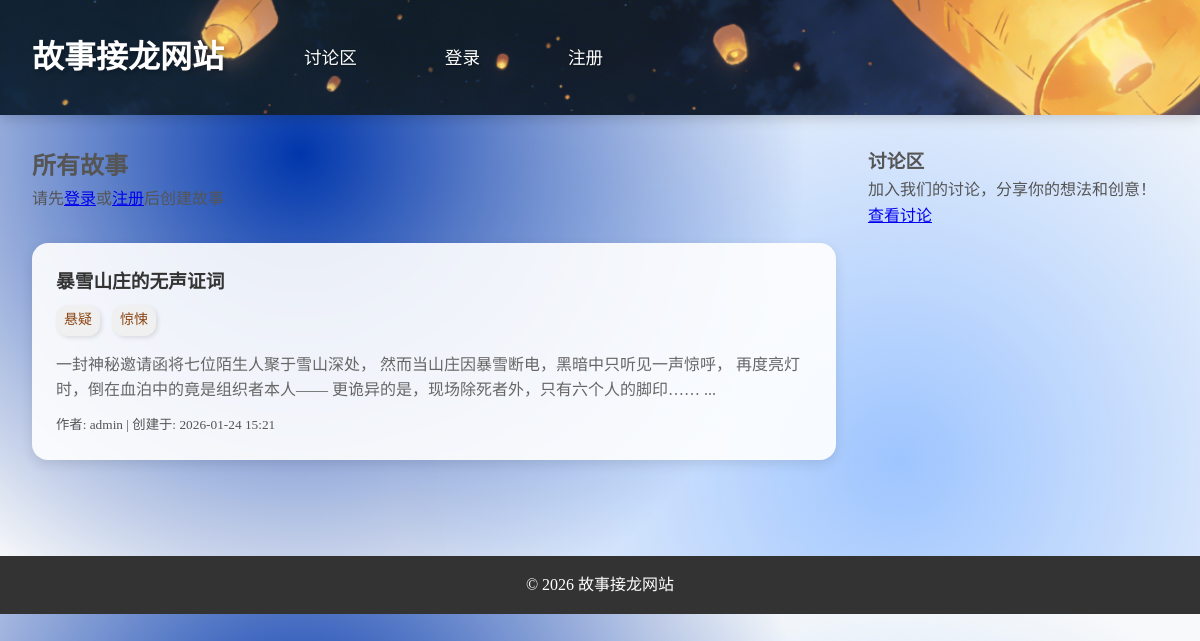
The page / on the database its author committed.
### database.py (models this page shows)
class StoryDB(Base):
    __tablename__ = "stories"
    id = Column(Integer, primary_key=True, index=True)
    title = Column(String(200), nullable=False)
    content = Column(Text, nullable=False)
    author_id = Column(Integer, ForeignKey("users.id"), nullable=False)
    tags = Column(String(200), default="")
    created_at = Column(DateTime, default=datetime.now)
    updated_at = Column(DateTime, default=datetime.now)
    author = relationship("UserDB", back_populates="stories")
    chapters = relationship("StoryChapterDB", back_populates="story")

### main.py (the view)
@app.get("/", response_class=HTMLResponse)
async def read_root(request: Request, db: Session = Depends(get_db)):
    stories = get_all_stories(db)
    discussions = get_all_discussions(db)
    current_user = await get_current_user(request, db)
    from crud import get_user_by_id
    story_with_authors = []
    for story in stories:
        author = get_user_by_id(db, story.author_id)
        story.author_name = author.username if author else "未知作者"
        story.content_html = generate_story_excerpt(story.content)
        story.tags = [tag.strip() for tag in story.tags.split(',') if tag.strip()]
        story_with_authors.append(story)
    return templates.TemplateResponse(
        "index.html",
        {
            "request": request,
            "stories": story_with_authors,
            "discussions": discussions,
            "current_user": current_user
        }
    )

### templates/index.html (shortened to what this page needs)
{% extends "base.html" %}
{% block content %}
    <div class="main-content">
        <section class="create-story-link">
            <h2>所有故事</h2>
            {% if current_user %}
                <p><a href="/create-story" class="create-story-btn">创建新故事</a></p>
            {% else %}
                <p>请先<a href="/login">登录</a>或<a href="/register">注册</a>后创建故事</p>
            {% endif %}
        </section>
        <section class="story-list">
            {% if stories %}
                <ul>
                    {% for story in stories %}
                        <li>
                            <h3><a href="/stories/{{ story.id }}">{{ story.title }}</a></h3>
                            {% if story.tags %}
                                <div class="story-tags">
                                    {% for tag in story.tags %}
                                        <span class="tag">{{ tag }}</span>
                                    {% endfor %}
                                </div>
                            {% endif %}
                            <div class="story-excerpt">{{ story.content_html|safe }}</div>
                            <small>作者: {{ story.author_name }} | 创建于: {{ story.created_at.strftime('%Y-%m-%d %H:%M') }}</small>
                        </li>
                    {% endfor %}
                </ul>
            {% else %}
                <p>还没有故事，快来创建第一个故事吧！</p>
            {% endif %}
        </section>
    </div>
    <aside class="sidebar">
        <div class="discussion-card">
            <h3>讨论区</h3>
            <p>加入我们的讨论，分享你的想法和创意！</p>
            <div class="view-all-discussions">
                <a href="/discussions" class="btn-primary">查看讨论</a>
            </div>
        </div>
    </aside>
{% endblock %}

### static/css/styles.css (style rules this page uses)
* { margin: 0; padding: 0; box-sizing: border-box; }
body { font-family: Arial, sans-serif; line-height: 1.6; color: #333; background-color: #f4f4f4; }
.story-list { margin-top: 2rem; }
.story-list ul { list-style: none; }
.story-list li { background-color: #fff; padding: 1.5rem; border-radius: 5px; box-shadow: 0 2px 5px rgba(0, 0, 0, 0.1); margin-bottom: 1rem; }
.story-list li h3 { margin-bottom: 0.5rem; }
.story-list li a { color: #333; text-decoration: none; }

### templates/base.html (style rules this page uses)
* { margin: 0; padding: 0; box-sizing: border-box; }
body { font-family: 'Comic Sans MS', 'Chalkboard SE', 'Marker Felt', cursive; line-height: 1.6; color: #555; background-color: #f8f9fa; background-image: radial-gradient(circle at 25% 25%, #0036ab 0%, transparent 50%), radial-gradient(circle at 75% 75%, #9ec5ff 0%, transparent 50%); background-size: 100%; }
.main-content { flex: 1; }
.sidebar { width: 300px; flex-shrink: 0; }
.tag { display: inline-block; background-color: #ffd1dc; border-radius: 20px; padding: 6px 14px; margin-right: 8px; margin-bottom: 8px; font-size: 14px; color: #8b4513; text-decoration: none; box-shadow: 2px 2px 4px rgba(0, 0, 0, 0.1); transition: all 0.3s ease; }
.story-list ul { list-style: none; }
.story-list li { margin-bottom: 2rem; padding: 1.5rem; background-color: rgba(255, 255, 255, 0.9); border-radius: 16px; box-shadow: 0 4px 12px rgba(0, 0, 0, 0.1); transition: all 0.3s ease; }
.story-list h3 { margin-bottom: 0.5rem; color: #ff6b6b; }
.story-excerpt { margin: 0.5rem 0; color: #666; }
.tag { display: inline-flex; align-items: center; background-color: #f0f0f0; border-radius: 12px; padding: 4px 8px; font-size: 14px; }

### rows shown on the page
StoryDB: title "暴雪山庄的无声证词", tags "悬疑" "惊悚", content_html "一封神秘邀请函将七位陌生人聚于雪山深处， 然而当山庄因暴雪断电，黑暗中只听见一声惊呼， 再度亮灯时，倒在血泊中的竟是组织者本人—— 更诡异的是，现场除死者外，只有六个人的脚印…… ...", author_name "admin", created_at "2026-01-24 15:21"
